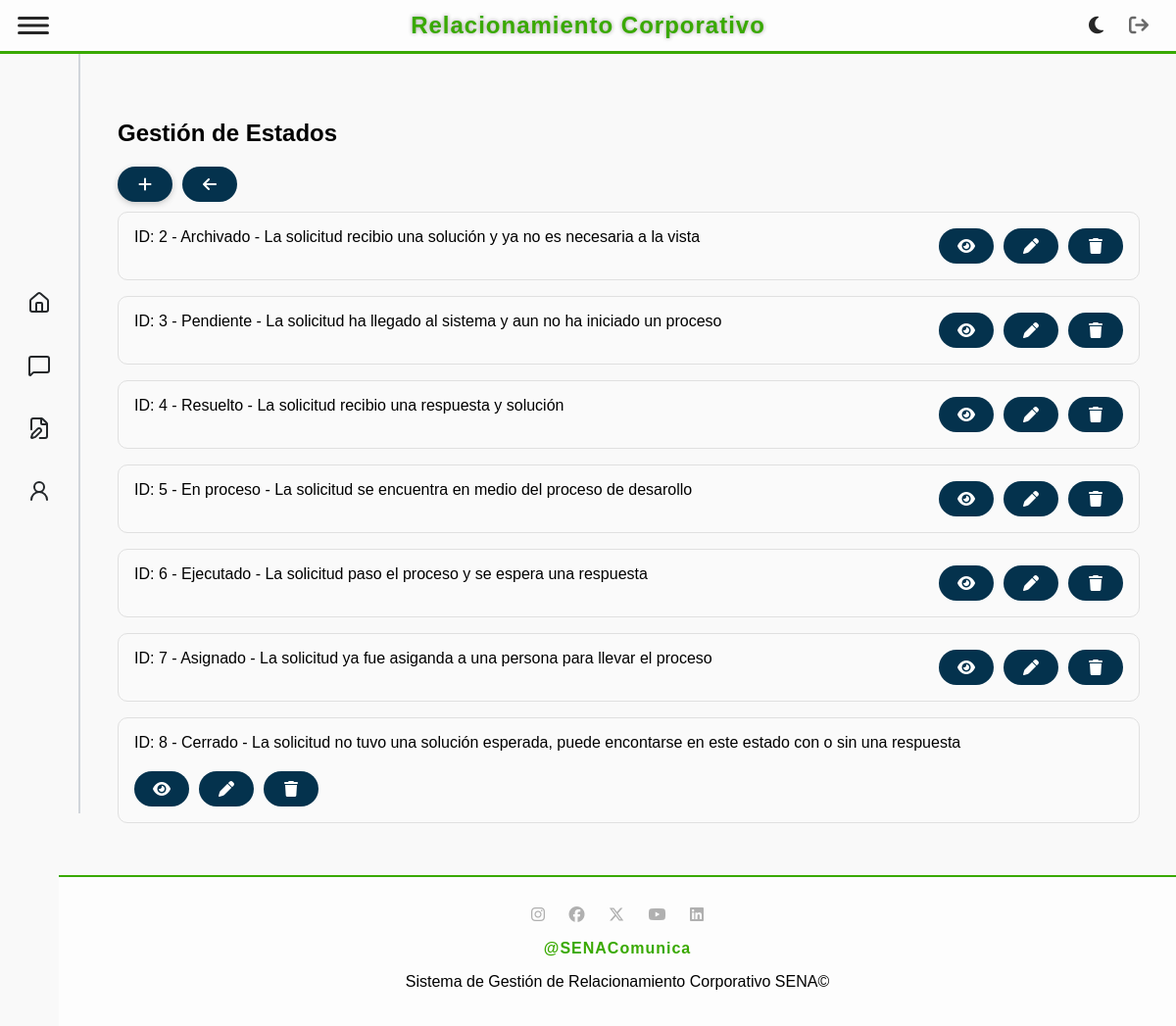
The page /estado/view (signed in) on the database its author committed.
### tables this page shows
CREATE TABLE `estado` (
  `idEstado` int(11) NOT NULL,
  `Estado` varchar(45) NOT NULL,
  `Descripcion` varchar(100) NOT NULL,
  `Color` varchar(7) NOT NULL DEFAULT '#4361ee'
);

### app/controllers/baseController.php (called while the page is built, shortened)
<?php
class BaseController
{
    public $layout = "default";
    public function render(string $view, array $arrayData = null)
    {
        $layout = MAIN_APP_ROUTE . "../views/layouts/{$this->layout}.php";
        include_once $layout;
    }
}

### app/controllers/estadoController.php (called while the page is built, shortened)
<?php
require_once "baseController.php";
require_once MAIN_APP_ROUTE."../models/EstadoModel.php";
class EstadoController extends BaseController {
    public function view() {
        $estadoObj = new EstadoModel();
        $estados = $estadoObj->getAll();
        $data = [
            "estados" => $estados,
            "titulo" => "Lista de estados"
        ];
        $this->render('estado/view.php', $data);
    }
}

### app/models/BaseModel.php (called while the page is built, shortened)
<?php
abstract class BaseModel {
    protected $dbConnection;
    protected $table;
    public function __construct() {
        try {
            $options = [
                PDO::ATTR_ERRMODE => PDO::ERRMODE_EXCEPTION,
                PDO::ATTR_DEFAULT_FETCH_MODE => PDO::FETCH_OBJ
            ];
            $dsn = DRIVER.':host='.HOST.';dbname='.DATABASE;
            $this->dbConnection = new PDO($dsn, USERNAME_DB, PASSWORD_DB, $options);
        } catch (PDOException $ex) {
            echo 'Error en la conexión: '.$ex->getMessage();
            exit;
        }
    }
    public function getAll(): array {
        try {
            $sql = 'SELECT * FROM '.$this->table;
            $statement = $this->dbConnection->query($sql);
            return $statement->fetchAll();
        } catch (PDOException $ex) {
            echo 'Error al obtener registros: '.$ex->getMessage();
            return [];
        }
    }
}

### app/models/EstadoModel.php (called while the page is built, shortened)
<?php
require_once MAIN_APP_ROUTE."../models/BaseModel.php";
class EstadoModel extends BaseModel{
    public function __construct(
        ?int $idEstado = null,
        ?string $Estado = null,
        ?string $Descripcion = null
    )
    {
        $this->table = "estado";
    }
}

### app/views/estado/view.php (the view)
<div class="data-container">
<h2>Gestión de Estados</h2>
    <div class="buttons">
            <a class="btn-add" href="/estado/new"><i class="fa fa-plus"></i></a>
            <a href="/usuario/indexAdministrador" class="btn btn-secondary" title="Volver"><i class="fas fa-arrow-left"></i></a>
        </div>
    <?php
    if (empty($estados)) {
        echo "<br>No se encuentran estados en la base de datos";
    } else {
        foreach ($estados as $key => $value) {
            echo "<div class='record'>
                <span>ID: $value->idEstado - $value->Estado - $value->Descripcion</span>
                <div class='buttons'>
                    <a href='/estado/view/".$value->idEstado."'><i class='fas fa-eye'></i></a>
                    <a href='/estado/edit/".$value->idEstado."'><i class='fas fa-pen'></i></a>
                    <a href='/estado/delete/".$value->idEstado."'><i class='fas fa-trash'></i></a>
                </div>
            </div>";
        }
    }
    ?>
</div>

### public/css/styles_admin_layout.css (style rules this page uses)
html, body { height: 100vh; min-height: 100vh; }
body { display: flex; flex-direction: column; min-height: 100vh; margin: 0; font-family: sans-serif; background-color: #f9f9f9; transition: margin-left 0.3s ease; }
.btn-add { background-color: #04324D; color: white; text-decoration: none; font-size: 22px; padding: 8px 14px; border-radius: 50%; box-shadow: 0 2px 6px rgba(0,0,0,0.2); transition: background-color 0.3s ease; }
.record { border: 1px solid #e0e0e0; border-radius: 10px; padding: 16px; margin-bottom: 16px; background-color: #fafafa; display: flex; flex-wrap: wrap; gap: 20px; transition: box-shadow 0.2s ease; justify-content: space-between; margin-top: 10px; }
.buttons { display: flex; gap: 10px; }
.buttons a { background-color: #04324D; color: white; text-decoration: none; padding: 0 10px; border-radius: 20px; font-size: 16px; display: flex; align-items: center; justify-content: center; transition: background-color 0.3s ease; width: 36px; height: 36px; }

### rows shown on the page
estado: idEstado "2", Estado "Archivado", Descripcion "La solicitud recibio una solución y ya no es necesaria a la vista"
estado: idEstado "3", Estado "Pendiente", Descripcion "La solicitud ha llegado al sistema y aun no ha iniciado un proceso"
estado: idEstado "4", Estado "Resuelto", Descripcion "La solicitud recibio una respuesta y solución"
estado: idEstado "5", Estado "En proceso", Descripcion "La solicitud se encuentra en medio del proceso de desarollo"
estado: idEstado "6", Estado "Ejecutado", Descripcion "La solicitud paso el proceso y se espera una respuesta"
estado: idEstado "7", Estado "Asignado", Descripcion "La solicitud ya fue asiganda a una persona para llevar el proceso"
estado: idEstado "8", Estado "Cerrado", Descripcion "La solicitud no tuvo una solución esperada, puede encontarse en este estado con o sin una respuesta"
